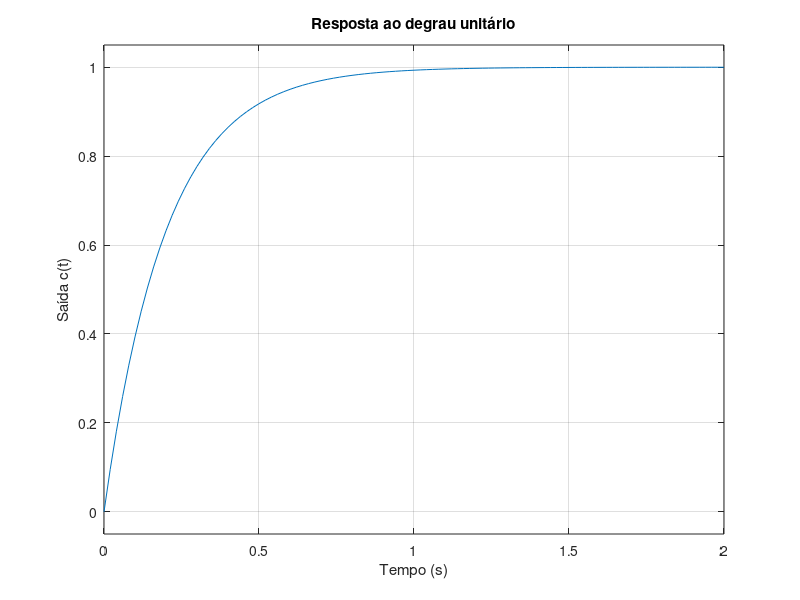

The MATLAB source for this figure: (Note: this script raises an error after producing the figure.)
clc;
clear;
close all;

% item (a)
s = tf('s');

G = 5/(s + 5);

% resposta ao degrau unitário
figure;
step(G);
grid on;
title('Resposta ao degrau unitário');
xlabel('Tempo (s)');
ylabel('Saída c(t)');

% informaçoes da resposta
info = stepinfo(G);

% constante de tempo
tau = 1/5;

% set point / valor final
setpoint = dcgain(G);

% Exibindo resultados
disp('Resultados:')
fprintf('Constante de tempo tau = %.4f s\n', tau);
fprintf('Tempo de subida Tr = %.4f s\n', info.RiseTime);
fprintf('Tempo de acomodacao Ts = %.4f s\n', info.SettlingTime);
fprintf('Set point = %.4f\n', setpoint);
